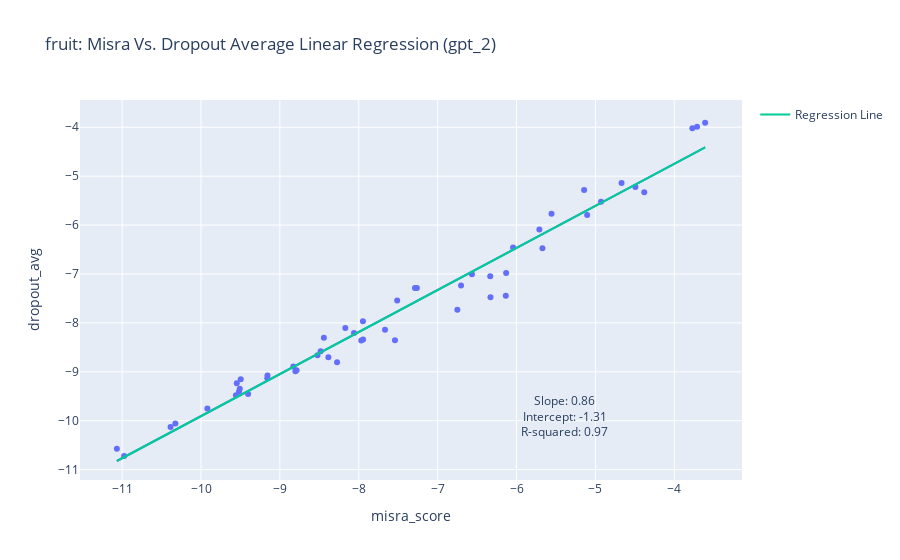

Here is the notebook cell this chart was saved with:
### Code cell
lingress_misra_dropout(gpt_2, 'toy', 'gpt_2')
